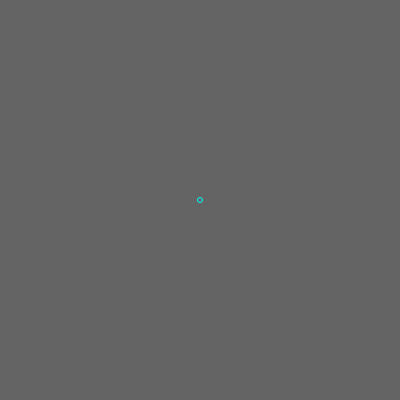
Frame 1 (no input)
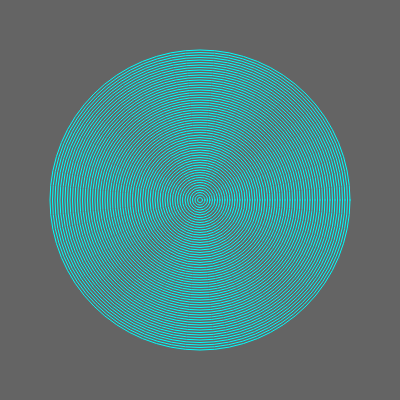
Frame 60 (no input)
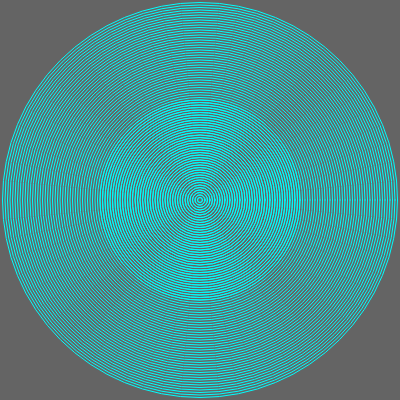
Frame 120 (the mouse pressed at the canvas centre since frame 60)

The p5.js sketch that drew these frames (run headless with seeded random() and noise() and a simulated clock; from frame 60 on, the mouse is pressed at the canvas centre):

// p5.js sketch
// ── sketch.js
function setup() {
  createCanvas(400, 400);
  //background(0);
  background(100, 100, 100);
  noFill();
  stroke('cyan');
}

function draw() {
  ellipse(200, 200, frameCount*5%400);
  if(frameCount * 5 % 400){
    //background(20, 20, 20);
  }
}
